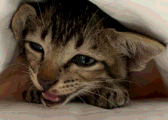
#> input picture working/cemetery/textures/paco.png, 168 x 120 px, found by its file name
$ jupyter execute --allow-errors 16_cuaderno.ipynb   (shell and % lines are left out)
#> lines starting #> are read from the running program, lines starting #| are printed output that depends on the picture
<a href="https://colab.research.google.com/github/ProfDoeg/Colegio_Invisible/blob/main/16_cuaderno.ipynb" target="_parent"></a>

[cell 1]
#! rm Colegio_Invisible -r

#Parallel Transaction Chains

[cell 2]
from PIL import Image
import numpy as np

[cell 3]
def grey_imgarr(imgarr):
  return imgarr[:,:,:3].mean(axis=2).astype('uint8')

def message_2_bit_array(message,mode=None):
    '''This function takes in a message as string, bytestring or hextring.
    If hexstring input the set mode='hex' '''
    if type(message)==bytes:
        hex_str=message.hex()
    elif (type(message)==str):
        if mode not in ('hex','hexstring'):
            hex_str=message.encode().hex()
        else:
            hex_str=message
    else:
        print('fix the input and mode')
        return None

    num=int('0x'+hex_str,base=16)
    byte_len=(len(hex_str)+1)//2
    bit_len=byte_len*8
    bin_str=bin(num)
    bit_list=[int(bit) for bit in bin_str[2:]]
    bit_list=[0]*(bit_len-len(bit_list))+bit_list
    bit_array=np.array(bit_list,dtype='uint8')
    return bit_array

def bit_array_2_byte_str(bit_array):
    '''Convert bit array to a bytestring'''
    bit_list=[ str(bit) for bit in bit_array]
    bin_str='0b'+(''.join(bit_list))
    num=int(bin_str,base=2)
    return num.to_bytes(len(bit_array)//8,'big')

def bit_array_2_hex_str(bit_array):
    '''Convert a bit array to a hexstring'''
    return bit_array_2_byte_str(bit_array).hex()

def bit_array_2_str(bit_array,encoding='utf-8'):
    '''Convert a bit array to a string'''
    return bit_array_2_byte_str(bit_array).decode(encoding)

def int2bitarray(x,bit=8):
  return message_2_bit_array(hex(x)[2:],mode='hex')[:bit]

def bitarray2int(b_arr):
  ln=b_arr.shape[0]
  scales=(2**np.arange(7,-1,-1))[:ln]
  return (b_arr*scales).sum()

def imgarr2bitarray(imgarr,bit=8):
  return np.array([ int2bitarray(it,bit) for it in imgarr.reshape(-1)]).reshape(-1)

def bitarray2imgarr(barrs,imgshape=(16,16),bit=2,color=1):
  lns=len(barrs.reshape(-1))
  #Bs=barrs.reshape(*imgshape,bit)
  intlst=[ bitarray2int(barrs.reshape(-1)[i:i+bit]) for i in range(0,lns,bit) ]
  intarr=np.array(intlst).reshape(*imgshape,color).astype('uint8')
  return intarr

# [6 lines left out: function bitarray2imgarr_scale, not called in this run]

[cell 4]
class bitimage():

  def __init__(self,imgpath,dims=(16,16),bit=2,color=1):
#> called with imgpath = 'Colegio_Invisible/img/paco.png', dims = (168, 120), bit = 4, color = 3
    from PIL import Image
    self.color=color
    self.bit=bit
    self.dims=list(dims)
    self.img_og=Image.open(imgpath)
#> self.img_og is the input picture: PIL image 168x120 RGB; mean R, G, B 91.3, 76.2, 60.7
    self.img_resize=self.img_og.resize(dims)
    self.grey=grey_imgarr(np.array(self.img_resize))
#> in grey_imgarr, `return imgarr[:,:,:3].mean(axis=2).astype('uint8')`:
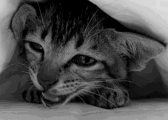
#> returned value: shape (120, 168); min 0, max 221, mean 75.8
    self.img_grey=Image.fromarray(self.grey)
    self.bitarray=imgarr2bitarray(self.grey,bit)
    self.bitarray_color=imgarr2bitarray(np.array(self.img_resize)[:,:,:color],bit)
    self.newimg=Image.fromarray(bitarray2imgarr(self.bitarray,imgshape=dims[::-1],bit=bit,color=1).squeeze())
#> in bitarray2imgarr, `lns=len(barrs.reshape(-1))`: lns = 80640
#> in bitarray2imgarr, `intlst=[ bitarray2int(barrs.reshape(-1)[i:i+bit]) for i in range(0,lns..`: intlst = 20160 items
    self.newimg_color=Image.fromarray(bitarray2imgarr(self.bitarray_color,imgshape=dims[::-1],bit=bit,color=3).squeeze())
    self.bytestring=bit_array_2_byte_str(self.bitarray)
#> in bit_array_2_byte_str, `bit_list=[ str(bit) for bit in bit_array]`: bit_list = 80640 items
    self.bytestring_color=bit_array_2_byte_str(self.bitarray_color)

# Transform Image and Create Byte Encoding

[cell 5]
length=7*24
width=5*24
bit_num=4


bimg=bitimage('Colegio_Invisible/img/paco.png',dims=(length,width),bit=bit_num,color=3)
display(bimg.newimg)
display(bimg.img_grey)
display(bimg.newimg_color)
display(bimg.img_resize)
len(bimg.bytestring)/80,len(bimg.bytestring_color)/80
#> Out = (126, 378)

# Create Embedding for Blockchain

[cell 6]
length

[cell 7]
depth=4 #depth of transaction chain

import hashlib

message=bimg.bytestring_color
H=hashlib.sha256(message)

n=6*80
chunks = [message[i:i+n] for i in range(0, len(message), n)]
#> chunks = 63 items

print(len(chunks))
#| 63
print(len(chunks[-1]))
#| 480

print(H.digest())
#| b'\xf4?1-\r\xd7f\xa2\xd6\x91\xbc%F\x12\xbb\x12\xd3\x06\n\x9b\xbc\xae\x96\xba}=*\xcb\x02\x0c\xc7\x0f'

[cell 8]
length_bytes=length.to_bytes(2,'big')
width_bytes=width.to_bytes(2,'big')
bitnum_bytes=bit_num.to_bytes(1,'big')
print(length_bytes)
print(width_bytes)
print(bitnum_bytes)

[cell 9]
header=b'\xc1\xdd\x00\x01\x03\xff\x01'+length_bytes+width_bytes+bitnum_bytes
text='''|Paco was a kitten I found on the side of the road in a drain ditch.
 The first night after taking him home he slept in a bag.
 He was named after fashion designer Paco Rabanne|'''.encode()
print(len(header))
print(len(text))
len(header+text)

[cell 10]
package=[header+text]+chunks
#> package = 64 items
len(package)
#> Out = 64

[cell 11]
import pandas as pd
from cryptos.py3specials import safe_hexlify, from_string_to_bytes, from_int_to_byte, from_string_to_bytes
from cryptos import serialize,deserialize

import hashlib
import os
import getpass
import ecies
import eth_keys
import cryptos
import qrcode
import base58
from PIL import Image
import matplotlib.pyplot as plt

def import_privKey(privkey_filepath,password=None):
    if password==None:
        password = getpass.getpass("Input password for decrypting keyfile: ")
    password=password.encode()
    f=open(privkey_filepath,'rb')
    decrypted_bytes=ecies.aes_decrypt(key=hashlib.sha256(password).digest(),cipher_text=f.read())
    privKey=eth_keys.keys.PrivateKey(decrypted_bytes)
    return privKey

# [4 lines left out: function import_pubKey, not called in this run]

def import_addr(addr_filepath):
    return open(addr_filepath,'rb').read().decode()

def only_conf(utxos):
    return [utxo for utxo in utxos
            if doge.fetchtx(utxo['output'].split(':')[0])['confirmations']>0]

# [33 lines left out: function mk_opreturn, not called in this run]

# Load Keys and Addresses

[cell 12]
from google.colab import drive
drive.mount('/content/drive')

[cell 13]
import IPython.display
qr=IPython.display.Image('llaves/mi_addr.png')

#> (the rest of this cell did not finish here and is left out)

# Inspect Outputs

#> (a cell that did not finish here is left out)

#> (a cell that did not finish here is left out)

# Create UTXO set for Enscription

[cell 16]
len(package),len(package[0]),len(package[1]),len(package[-1])
#> Out = (64, 190, 480, 480)


$ run again, with working/cemetery/textures/bea.png copied over working/cemetery/textures/paco.png
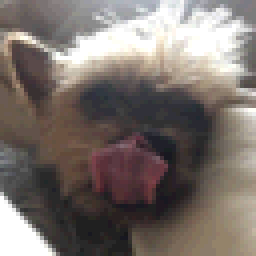
#> input picture working/cemetery/textures/bea.png, 64 x 64 px, found by its file name (shown 4 times larger)
#> in __init__, self.img_og is the input picture: PIL image 64x64 RGB; mean R, G, B 122.3, 113.1, 108.3
#> in __init__, `self.img_resize=self.img_og.resize(dims)`:
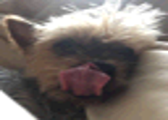
#> self.img_resize: PIL image 168x120 RGB; mean R, G, B 122.2, 113.1, 108.2
#> in grey_imgarr, `return imgarr[:,:,:3].mean(axis=2).astype('uint8')`:
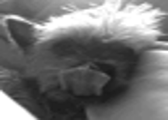
#> returned value: shape (120, 168); min 23, max 255, mean 114.2
#> lns = 80640
#> intlst = 20160 items
#> intarr: shape (120, 168, 3)
#> bit_list = 80640 items
#> `len(bimg.bytestring)/80,len(bimg.bytestring_color)/80`: Out = (126, 378)
#> chunks = 63 items
#| 63
#| 480
#| b'7\x0e\xd5\xc1g\xe1T\x8e\xb4{\xb0aQ\xeay \xbf6/x\xe8\x1au]LV\x98H\x1c/7\x95'
#> package = 64 items
#> `len(package)`: Out = 64
#> `len(package),len(package[0]),len(package[1]),len(package[-1])`: Out = (64, 190, 480, 480)

$ run again, with working/cemetery/textures/bea_in_car.png copied over working/cemetery/textures/paco.png
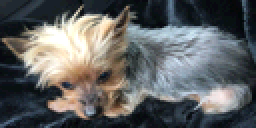
#> input picture working/cemetery/textures/bea_in_car.png, 128 x 64 px, found by its file name (shown 2 times larger)
#> in __init__, self.img_og is the input picture: PIL image 128x64 RGB; mean R, G, B 96.7, 98.4, 98.6
#> in __init__, `self.img_resize=self.img_og.resize(dims)`:
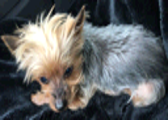
#> self.img_resize: PIL image 168x120 RGB; mean R, G, B 96.7, 98.4, 98.6
#> in grey_imgarr, `return imgarr[:,:,:3].mean(axis=2).astype('uint8')`:
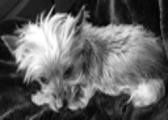
#> returned value: shape (120, 168); min 2, max 255, mean 97.6
#> lns = 80640
#> intlst = 20160 items
#> intarr: shape (120, 168, 3)
#> bit_list = 80640 items
#> `len(bimg.bytestring)/80,len(bimg.bytestring_color)/80`: Out = (126, 378)
#> chunks = 63 items
#| 63
#| 480
#| b'g\xca\xc4\xb3P\x1a\xc2\xe3\xb1\x8c\xea\xd5\xb4~\x12>\xe9\x8dw\xfa\xc0\x80\xcf\xd2\xa3\xcc\xf4\xcc\xcc\xdb\xbf\xcb'
#> package = 64 items
#> `len(package)`: Out = 64
#> `len(package),len(package[0]),len(package[1]),len(package[-1])`: Out = (64, 190, 480, 480)

$ run again, with working/cemetery/textures/sun_face.png copied over working/cemetery/textures/paco.png
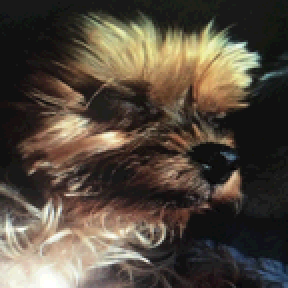
#> input picture working/cemetery/textures/sun_face.png, 144 x 144 px, found by its file name (shown 2 times larger)
#> in __init__, self.img_og is the input picture: PIL image 144x144 RGB; mean R, G, B 83.8, 73.7, 62
#> in __init__, `self.img_resize=self.img_og.resize(dims)`:
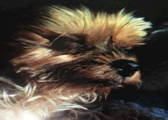
#> self.img_resize: PIL image 168x120 RGB; mean R, G, B 83.8, 73.7, 62.1
#> in grey_imgarr, `return imgarr[:,:,:3].mean(axis=2).astype('uint8')`:
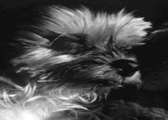
#> returned value: shape (120, 168); min 9, max 255, mean 72.9
#> lns = 80640
#> intlst = 20160 items
#> intarr: shape (120, 168, 3)
#> bit_list = 80640 items
#> `len(bimg.bytestring)/80,len(bimg.bytestring_color)/80`: Out = (126, 378)
#> chunks = 63 items
#| 63
#| 480
#| b'\x8f\x9b\xe8\x1a\xf1w\xd1+\x8d\x03\x02\xb8\xd8\x88B\x86\x84^(\xecO\xc6\xf3\xdb\xa4\x8a;\x92\x13\xf7\x11q'
#> package = 64 items
#> `len(package)`: Out = 64
#> `len(package),len(package[0]),len(package[1]),len(package[-1])`: Out = (64, 190, 480, 480)
